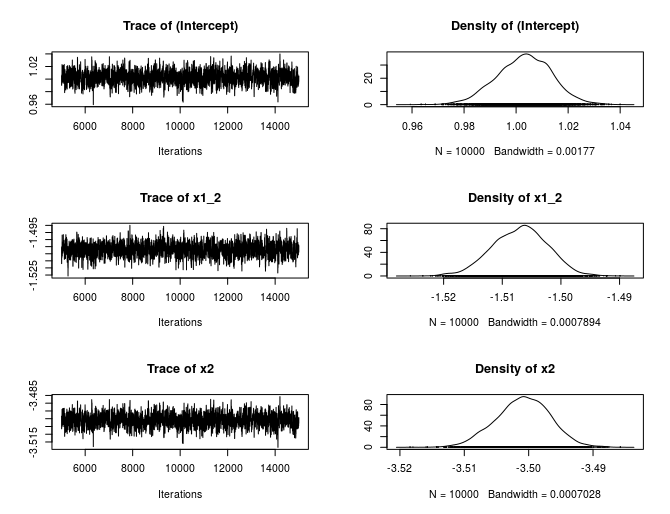

Here is the R script that generated this plot:
# From: Bayesian Models for Astrophysical Data, Cambridge Univ. Press
# (c) 2017,  Joseph M. Hilbe, Rafael S. de Souza and Emille E. O. Ishida 
# 
# you are kindly asked to include the complete citation if you used this 
# material in a publication

#  from Code 6.2 Synthetic Poisson data and model in R: 
#               binary and continuous predictors

set.seed(18472)
nobs <- 750

x1_2 <- rbinom(nobs,size=1,prob=0.7)
x2 <- rnorm(nobs,0,1)
xb <- 1 - 1.5*x1_2 - 3.5*x2

exb <- exp(xb)
py <- rpois(nobs, exb)
pois <- data.frame(py, x1_2, x2)

# Code 6.3 - Bayesian Poisson model using R

library(MCMCpack)

mypoisL <- MCMCpoisson(py ~ x1_2 + x2,
                       burnin = 5000,
                       mcmc = 10000,
                       data = pois)
 
summary(mypoisL)

plot(mypoisL)
